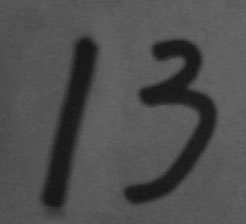
#> input picture openCvLearn/images/handwriting.jpg, 246 x 224 px
$ jupyter execute '11边缘检测.ipynb'
#> lines starting #> are read from the running program, lines starting #| are printed output that depends on the picture; after the words box and inside, x2 and y2 are one past the last pixel; in counts of white or black regions, pixels touching at a corner belong together
##### [11: 边缘检测](https://codec.wang/docs/opencv/basic/edge-detection)

[cell 1]
import cv2
import matplotlib.pyplot as plt
import numpy as np

plt.rcParams['font.sans-serif'] = ['WenQuanYi Zen Hei']  # 使用文泉驿字体
plt.rcParams['axes.unicode_minus'] = False  # 解决坐标轴负号显示问题

[cell 2]
img = cv2.imread('images/handwriting.jpg',0)
#> img is the input picture: shape (224, 246); min 20, max 105, mean 78.9
edges = cv2.Canny(img,30,70) # canny 边缘检测
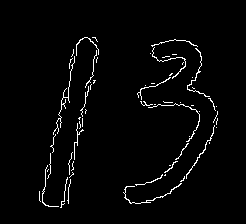
#> edges: shape (224, 246); 2.5% white in thin lines or dots, all inside (x1, y1, x2, y2) = (39, 37, 218, 208)

plt.figure(figsize=(12,8))
plt.subplot(131),plt.imshow(cv2.cvtColor(img,cv2.COLOR_GRAY2RGB))
plt.subplot(132),plt.imshow(cv2.cvtColor(edges,cv2.COLOR_GRAY2RGB))
plt.subplot(133),plt.imshow(edges)
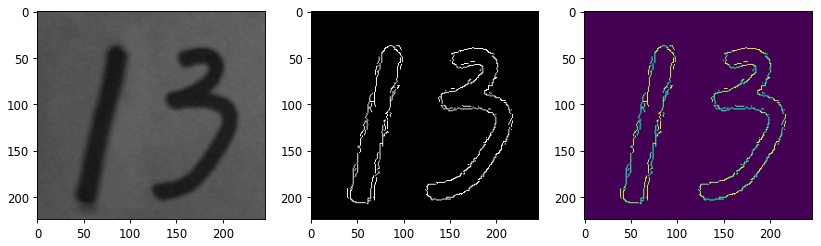
#> figure drawn by matplotlib, 3 panels

###### 先阈值分割后检测
其实很多情况下，阈值分割后再检测边缘，效果会更好：

[cell 3]
_, thresh = cv2.threshold(img,0,255,cv2.THRESH_BINARY + cv2.THRESH_OTSU)
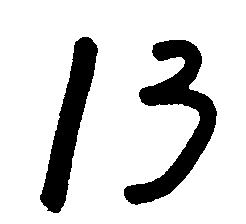
#> thresh: shape (224, 246); 83.6% white; 2 black regions, box (x1, y1, x2, y2) and area: (124, 40, 217, 205) 5068, (40, 37, 98, 213) 3983
edges = cv2.Canny(thresh,30,70)
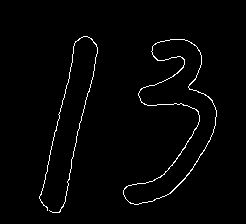
#> edges: shape (224, 246); 1.8% white in thin lines or dots, all inside (x1, y1, x2, y2) = (39, 36, 217, 213)

plt.figure(figsize=(12,8))
plt.subplot(131),plt.imshow(cv2.cvtColor(img,cv2.COLOR_GRAY2RGB))
plt.subplot(132),plt.imshow(cv2.cvtColor(thresh,cv2.COLOR_GRAY2RGB))
plt.subplot(133),plt.imshow(cv2.cvtColor(edges,cv2.COLOR_GRAY2RGB))
# plt.subplot(133),plt.imshow(edges)
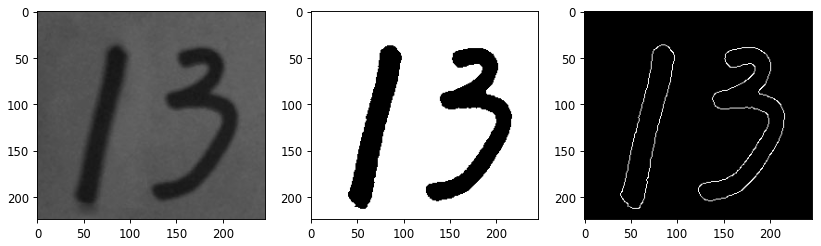
#> figure drawn by matplotlib, 3 panels

[cell 4]
# 寻找二值化图中的轮廓
contours, hierarchy = cv2.findContours(thresh, cv2.RETR_TREE, cv2.CHAIN_APPROX_SIMPLE)
#> contours = 3 contours; box (x1, y1, x2, y2) and area: (0, 0, 246, 224) 54635, (123, 39, 218, 206) 5329, (39, 36, 99, 214) 4168
print(len(contours))  # 结果应该为 2
#| 3
